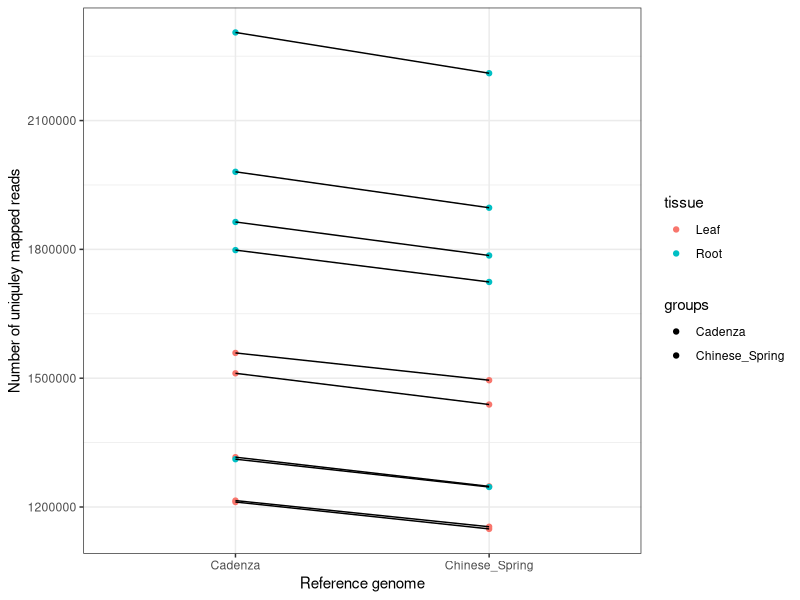

The R source for this figure:
# Plot the number of mapped reads between Cadenza and CS for each of the cadenza datasets
# Also plot the number of mapped reads between Cadenza and CS for each of the chinese spring datasets

#grep "../intermediate_data/snakemake_intermediate_data/CR4.cadenza.se.star.unique.sorted.ctss.n.bed" cadenza.star.all_post_align_summary_statistics.txt
#Statistics for ../intermediate_data/snakemake_intermediate_data/CR4.cadenza.se.star.unique.sorted.ctss.n.bed:
#1980667 ../intermediate_data/snakemake_intermediate_data/CR4.cadenza.se.star.unique.sorted.ctss.n.bed
#[mahony@EI-HPC interactive snakemake_intermediate_data]$ grep "../intermediate_data/snakemake_intermediate_data/CR4.CS.se.star.unique.sorted.ctss.n.bed" CS.star.all_post_align_summary_statistics.txt
#Statistics for ../intermediate_data/snakemake_intermediate_data/CR4.CS.se.star.unique.sorted.ctss.n.bed:
#1896915 ../intermediate_data/snakemake_intermediate_data/CR4.CS.se.star.unique.sorted.ctss.n.bed

library(ggplot2)
library(reshape2)

#CL1.cadenza  1511339 
#CL2.cadenza  1558728     
#CL3.cadenza  1214893     
#CL4.cadenza  1211526     
#CL5.cadenza  1316006     
#CR1.cadenza  1798300     
#CR2.cadenza  1311285     
#CR3.cadenza  1863797     
#CR4.cadenza  1980667     
#CR5.cadenza  2305261   

#CL1.CS 1438641
#CL2.CS 1495230
#CL3.CS 1153914
#CL4.CS 1148918
#CL5.CS 1247982 
#CR1.CS 1724074
#CR2.CS 1246539
#CR3.CS 1785720
#CR4.CS 1896915
#CR5.CS 2210283
# Data
names <- c("CL1", "CL2", "CL3", "CL4", "CL5", "CR1", "CR2", "CR3", "CR4", "CR5", "CL1", "CL2", "CL3", "CL4", "CL5", "CR1", "CR2", "CR3", "CR4", "CR5")
tissue <- c("Leaf", "Leaf", "Leaf", "Leaf", "Leaf", "Root", "Root", "Root", "Root", "Root", "Leaf", "Leaf", "Leaf", "Leaf", "Leaf", "Root", "Root", "Root", "Root", "Root")
groups <- c("Cadenza", "Cadenza", "Cadenza", "Cadenza", "Cadenza", "Cadenza", "Cadenza", "Cadenza", "Cadenza", "Cadenza", "Chinese_Spring", "Chinese_Spring", "Chinese_Spring", "Chinese_Spring", "Chinese_Spring", "Chinese_Spring", "Chinese_Spring", "Chinese_Spring", "Chinese_Spring", "Chinese_Spring")
values <- c(1511339, 1558728, 1214893, 1211526, 1316006, 1798300, 1311285, 1863797, 1980667, 2305261, 1438641, 1495230, 1153914, 1148918, 1247982, 1724074, 1246539, 1785720, 1896915, 2210283)
data <- data.frame(names, groups, tissue, values)

p <- ggplot(data, aes(x=groups, y=values, fill=groups)) +
  geom_point(stat="identity", aes(color=tissue)) +
  geom_line(aes(group=names)) + # add line between matching names
  theme(axis.text.x = element_text(angle = 90, hjust = 1)) +
  xlab('Reference genome') +
  ylab('Number of uniquley mapped reads') +
  scale_fill_manual(values=c("#009E73", "#D55E00")) + 
  theme_bw()

ggsave("cadenza_vs_CS.pdf", plot=p, width=10, height=10, units="cm", dpi=900)

print("Cadenza")
print(mean(data$values[data$groups == "Cadenza"]))
print("CS")
print(mean(data$values[data$groups == "Chinese_Spring"]))
